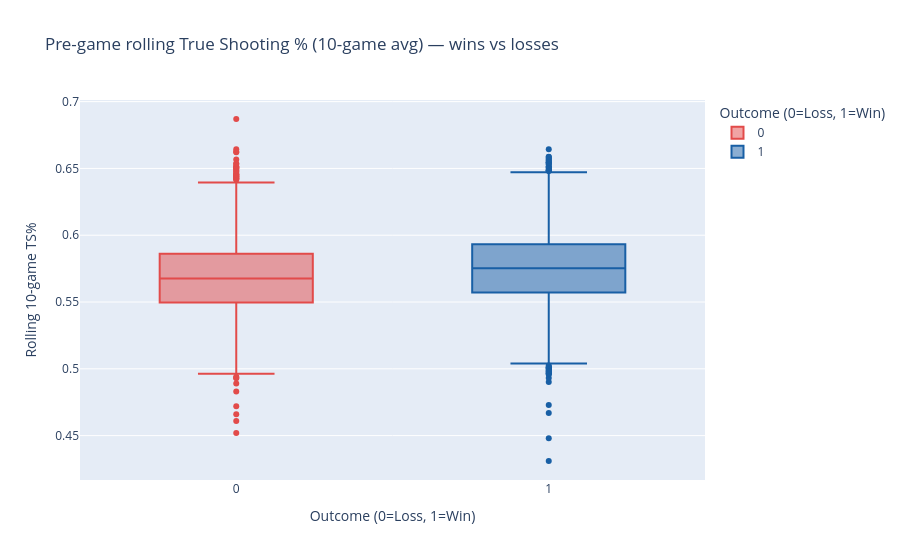

Notebook source saved alongside this figure:
### Markdown cell above
**📌 Insight — Wins Per Team by Season**

The faceted bar chart reveals season-to-season **franchise volatility**:
- Dominant teams (GSW 2022, BOS 2024) show high win totals even across different roster compositions.
- The **2020 season** shows compressed win totals (72-game season) — scale differences between panels are expected.
- Teams like MEM and OKC show steep **upward trajectories** from 2021 onward (young core development), which rolling features will capture dynamically.
- This temporal variation is exactly why a **temporal train/test split** is necessary — a random split would leak 2023 team form into training.

### Code cell
# ── 5.5 Rolling TS% distribution: wins vs losses ─────────────────────────
fig = px.box(
    df, x="Target", y="TS_pct_roll10",
    labels={"Target": "Outcome (0=Loss, 1=Win)", "TS_pct_roll10": "Rolling 10-game TS%"},
    title="Pre-game rolling True Shooting % (10-game avg) — wins vs losses",
    color="Target",
    color_discrete_map={0: "#E24B4A", 1: "#185FA5"}
)
fig.show()

### Figure 1 — Plotly figure (JSON) as saved in the notebook; plotly's stock layout.template omitted (floating-point values rounded to 4 significant figures; data arrays with more than 128 entries replaced by an {"elided": "..."} marker saying what was removed)
{"data": [{"alignmentgroup": "True", "hovertemplate": "Outcome (0=Loss, 1=Win)=%{x}<br>Rolling 10-game TS%=%{y}<extra></extra>", "legendgroup": "0", "marker": {"color": "#E24B4A"}, "name": "0", "notched": false, "offsetgroup": "0", "orientation": "v", "showlegend": true, "type": "box", "x": {"elided": "7059 int values"}, "x0": " ", "xaxis": "x", "y": {"elided": "7059 float values"}, "y0": " ", "yaxis": "y"}, {"alignmentgroup": "True", "hovertemplate": "Outcome (0=Loss, 1=Win)=%{x}<br>Rolling 10-game TS%=%{y}<extra></extra>", "legendgroup": "1", "marker": {"color": "#185FA5"}, "name": "1", "notched": false, "offsetgroup": "1", "orientation": "v", "showlegend": true, "type": "box", "x": {"elided": "7059 int values"}, "x0": " ", "xaxis": "x", "y": {"elided": "7059 float values"}, "y0": " ", "yaxis": "y"}], "layout": {"boxmode": "overlay", "legend": {"title": {"text": "Outcome (0=Loss, 1=Win)"}, "tracegroupgap": 0}, "title": {"text": "Pre-game rolling True Shooting % (10-game avg) — wins vs losses"}, "xaxis": {"anchor": "y", "categoryarray": [0, 1], "categoryorder": "array", "domain": [0, 1], "title": {"text": "Outcome (0=Loss, 1=Win)"}}, "yaxis": {"anchor": "x", "domain": [0, 1], "title": {"text": "Rolling 10-game TS%"}}}}
